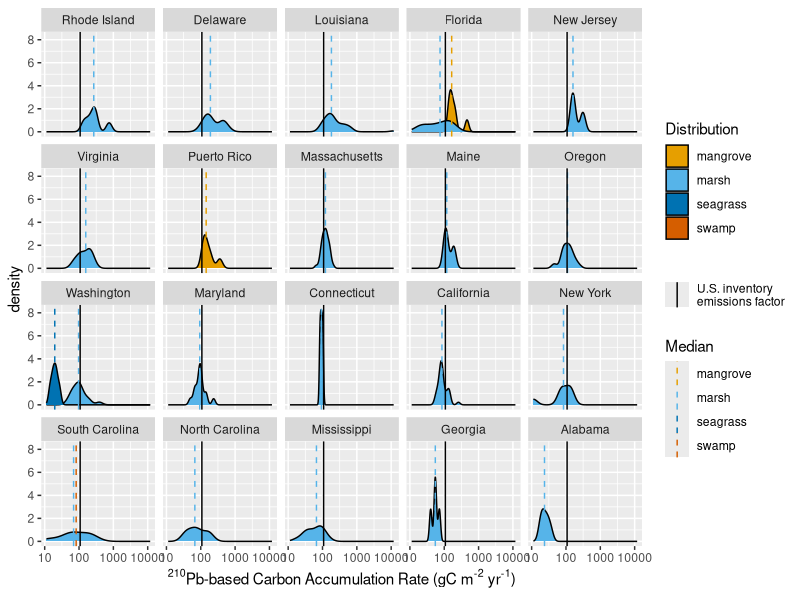
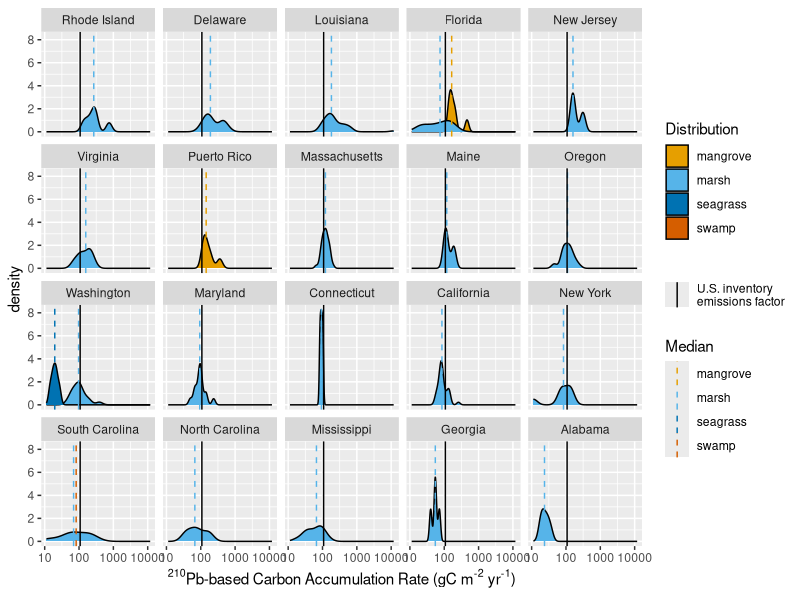

The R source for these figures, in order:


library(tidyverse)

impacts <- read_csv("data/CCRCN_impacts.csv")

ccn_cars <- read_csv("carbon_accumulation_rates/ccn_car_210Pb.csv") %>% 
  filter(!is.na(carbon_accumulation_mean),
         country == "United States",
         habitat %in% c("marsh", "mangrove", "swamp", "seagrass")) %>% 
  left_join(impacts) %>% 
  mutate(impact_class = ifelse(is.na(impact_class), "natural", impact_class),
         impact_class2 = recode(impact_class,
                                "ditched"="drained",
                                "tidally restored"="restored",
                                "revegetated" = "restored",
                                "managed impounded"="impounded",
                                "tidally restricted"="impounded",
                                "salt impacted"="natural",
                               "diked and drained"="drained")) 

state_meds_all <- ccn_cars %>% 
  group_by(admin_division, habitat, impact_class2) %>% 
  summarise(median_car = median(carbon_accumulation_mean, na.rm = T),
            mean_car = mean(carbon_accumulation_mean, na.rm = T),
            sd = sd(carbon_accumulation_mean, na.rm = T),
            n = n(),
            upper_CI = quantile(carbon_accumulation_mean, 0.975),
            lower_CI = quantile(carbon_accumulation_mean, 0.025)) %>% 
  arrange(impact_class2, -median_car) %>% 
  ungroup()

state_meds_nat <- ccn_cars %>% 
  filter(impact_class2 == "natural") %>% 
  group_by(admin_division, habitat) %>% 
  summarise(median_car = median(carbon_accumulation_mean, na.rm = T),
            mean_car = mean(carbon_accumulation_mean, na.rm = T),
            sd = sd(carbon_accumulation_mean, na.rm = T),
            n = n(),
            upper_CI = quantile(carbon_accumulation_mean, 0.975),
            lower_CI = quantile(carbon_accumulation_mean, 0.025)) %>% 
  arrange(-median_car) %>% 
  ungroup() %>% 
  mutate('emissions factor' = 107.7494,
         IPCC_ef = "U.S. inventory\nemissions factor")



View(state_meds_nat)

order_these <- state_meds_nat %>% 
  group_by(admin_division) %>% 
  summarise(median_car = max(median_car)) %>% 
  arrange(-median_car)

ccn_cars_natural <- ccn_cars %>% 
  filter(impact_class2 == "natural")

ccn_cars_natural$admin_division <- factor(ccn_cars_natural$admin_division,
                                  levels = order_these$admin_division)

state_meds_nat$admin_division <- factor(state_meds_nat$admin_division,
                                  levels = order_these$admin_division)



cbp2 <- (c("#E69F00", 
           "#56B4E9", 
           # "#009E73",
           # "#F0E442", 
           "#0072B2", 
           "#D55E00", 
           "#CC79A7"))

ggplot(ccn_cars_natural, aes(x = carbon_accumulation_mean)) +
  geom_density(aes(fill = habitat)) +
  facet_wrap(.~admin_division) +
  scale_x_log10() +
  geom_vline(data = state_meds_nat, aes(xintercept = median_car, color = habitat), lty = 2) +
  geom_vline(data = state_meds_nat, aes(lty = IPCC_ef,
                                        xintercept = `emissions factor`
                                        ),   color = "black")  +
  xlab(expression(paste(""^"210","Pb-based Carbon Accumulation Rate (gC m"^"-2", " yr"^"-1",")"))) +
  labs(color="Median", fill = "Distribution", lty = element_blank()) +
  scale_fill_manual(values = cbp2) +
  scale_color_manual(values = cbp2)

ggsave("State Level Carbon Burial Distribution.pdf", width = 7.25, height = 5)

View(ccn_cars %>% 
       filter(admin_division == "Rhode Island", ! is.na(carbon_accumulation_mean)) %>% 
       select(study_id, site_id, core_id, carbon_accumulation_mean)
     )
